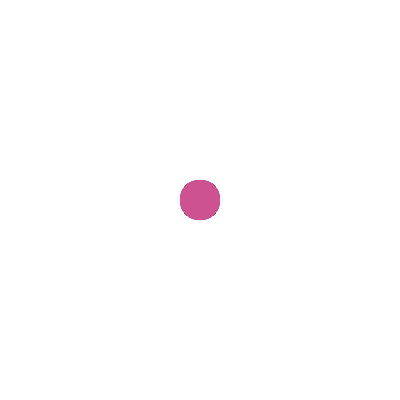
Frame 1 (no input)
Frame 60 (no input): identical to frame 1, image omitted
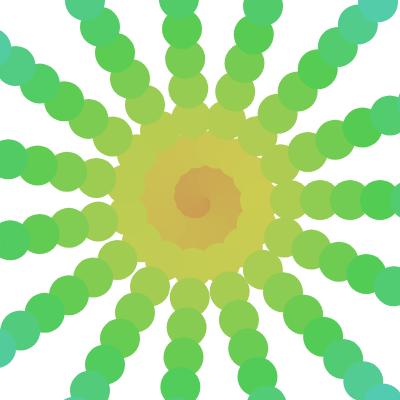
Frame 120 (the mouse pressed at the canvas centre since frame 60)

The p5.js sketch that drew these frames (run headless with seeded random() and noise() and a simulated clock; from frame 60 on, the mouse is pressed at the canvas centre):

// p5.js sketch
// ── sketch.js
function setup() {
createCanvas(400, 400);
colorMode(HSB);
}

function draw() {
  background(200);

  var colR = 255;
  noStroke();

  var myVar = 0;
  var numberOfLoop = 300;
  var sizeC = 40;
  for (var i = 0; i < numberOfLoop; i++){
    var theta = i * ((Math.PI * 2) / numberOfLoop) * (mouseY * 0.1);
    var radius = 0.01 * i * mouseX;

    var xPos = Math.cos(theta) * radius + width/2;
    var yPos = Math.sin(theta) * radius + height/2;

    fill(30 + i * 1, 60, 80);
    ellipse(xPos, yPos, sizeC, sizeC);
  }
}

//function mousePressed
/*
myVar = myVar +1;
myVar += 1;
myVar++;
*/
